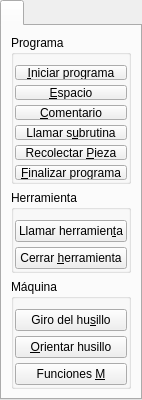
      <widget class="QTabWidget" name="tabWidget_principal">
       <property name="sizePolicy">
        <sizepolicy hsizetype="Preferred" vsizetype="Minimum">
         <horstretch>0</horstretch>
         <verstretch>0</verstretch>
        </sizepolicy>
       </property>
       <property name="styleSheet">
        <string notr="true"/>
       </property>
       <property name="currentIndex">
        <number>0</number>
       </property>
       <widget class="QWidget" name="tabWidget_principal_functions">
        <attribute name="title">
         <string/>
        </attribute>
        <layout class="QGridLayout" name="gridLayout_4">
         <item row="2" column="0">
          <widget class="QGroupBox" name="groupBox_machine">
           <property name="sizePolicy">
            <sizepolicy hsizetype="Minimum" vsizetype="Minimum">
             <horstretch>0</horstretch>
             <verstretch>0</verstretch>
            </sizepolicy>
           </property>
           <property name="styleSheet">
            <string notr="true"/>
           </property>
           <property name="title">
            <string>Máquina</string>
           </property>
           <layout class="QGridLayout" name="gridLayout_3">
            <property name="leftMargin">
             <number>1</number>
            </property>
            <property name="topMargin">
             <number>10</number>
            </property>
            <property name="rightMargin">
             <number>1</number>
            </property>
            <property name="bottomMargin">
             <number>1</number>
            </property>
            <property name="horizontalSpacing">
             <number>3</number>
            </property>
            <property name="verticalSpacing">
             <number>5</number>
            </property>
            <item row="2" column="0">
             <widget class="QPushButton" name="btn_spindle_index">
              <property name="sizePolicy">
               <sizepolicy hsizetype="Fixed" vsizetype="Fixed">
                <horstretch>0</horstretch>
                <verstretch>0</verstretch>
               </sizepolicy>
              </property>
              <property name="minimumSize">
               <size>
                <width>28</width>
                <height>0</height>
               </size>
              </property>
              <property name="maximumSize">
               <size>
                <width>120</width>
                <height>16777215</height>
               </size>
              </property>
              <property name="toolTip">
               <string>Orientar el husillo a X cantidad de grados</string>
              </property>
              <property name="statusTip">
               <string>Orientar el husillo a X cantidad de grados</string>
              </property>
              <property name="text">
               <string>&amp;Orientar husillo</string>
              </property>
             </widget>
            </item>
            <item row="0" column="0">
             <widget class="QPushButton" name="btn_spindle">
              <property name="toolTip">
               <string>Indique el sentido y velocidad de giro del husillo</string>
              </property>
              <property name="statusTip">
               <string>Indique el sentido y velocidad de giro del husillo</string>
              </property>
              <property name="text">
               <string>Giro del hu&amp;sillo</string>
              </property>
             </widget>
            </item>
            <item row="3" column="0">
             <widget class="QPushButton" name="btn_misc">
              <property name="sizePolicy">
               <sizepolicy hsizetype="Fixed" vsizetype="Fixed">
                <horstretch>0</horstretch>
                <verstretch>0</verstretch>
               </sizepolicy>
              </property>
              <property name="minimumSize">
               <size>
                <width>28</width>
                <height>0</height>
               </size>
              </property>
              <property name="maximumSize">
               <size>
                <width>120</width>
                <height>16777215</height>
               </size>
              </property>
              <property name="toolTip">
               <string>Funciones misceláneas de la máquina</string>
              </property>
              <property name="statusTip">
               <string>Funciones misceláneas de la máquina</string>
              </property>
              <property name="text">
               <string>Funciones &amp;M</string>
              </property>
             </widget>
            </item>
           </layout>
          </widget>
         </item>
         <item row="1" column="0">
          <widget class="QGroupBox" name="groupBox_tool">
           <property name="sizePolicy">
            <sizepolicy hsizetype="Minimum" vsizetype="Minimum">
             <horstretch>0</horstretch>
             <verstretch>0</verstretch>
            </sizepolicy>
           </property>
           <property name="styleSheet">
            <string notr="true"/>
           </property>
           <property name="title">
            <string>Herramienta</string>
           </property>
           <layout class="QGridLayout" name="gridLayout_2">
            <property name="leftMargin">
             <number>1</number>
            </property>
            <property name="topMargin">
             <number>10</number>
            </property>
            <property name="rightMargin">
             <number>1</number>
            </property>
            <property name="bottomMargin">
             <number>1</number>
            </property>
            <property name="horizontalSpacing">
             <number>3</number>
            </property>
            <property name="verticalSpacing">
             <number>5</number>
            </property>
            <item row="2" column="0">
             <widget class="QPushButton" name="btn_tool_call">
              <property name="sizePolicy">
               <sizepolicy hsizetype="Fixed" vsizetype="Fixed">
                <horstretch>0</horstretch>
                <verstretch>0</verstretch>
               </sizepolicy>
              </property>
              <property name="minimumSize">
               <size>
                <width>28</width>
                <height>0</height>
               </size>
              </property>
              <property name="maximumSize">
               <size>
                <width>120</width>
                <height>16777215</height>
               </size>
              </property>
              <property name="toolTip">
               <string>Llama una herramienta guardada o colocada en la máquina</string>
              </property>
              <property name="statusTip">
               <string>Llama una herramienta guardada o colocada en la máquina</string>
              </property>
              <property name="text">
               <string>Llamar herramien&amp;ta</string>
              </property>
             </widget>
            </item>
            <item row="3" column="0">
             <widget class="QPushButton" name="btn_tool_close">
              <property name="sizePolicy">
               <sizepolicy hsizetype="Fixed" vsizetype="Fixed">
                <horstretch>0</horstretch>
                <verstretch>0</verstretch>
               </sizepolicy>
              </property>
              <property name="minimumSize">
               <size>
                <width>28</width>
                <height>0</height>
               </size>
              </property>
              <property name="maximumSize">
               <size>
                <width>120</width>
                <height>16777215</height>
               </size>
              </property>
              <property name="toolTip">
               <string>Finaliza el uso de una herramienta en la máquina</string>
              </property>
              <property name="statusTip">
               <string>Finaliza el uso de una herramienta en la máquina</string>
              </property>
              <property name="text">
               <string>Cerrar &amp;herramienta</string>
              </property>
             </widget>
            </item>
           </layout>
          </widget>
         </item>
         <item row="0" column="0">
          <widget class="QGroupBox" name="groupBox_program">
           <property name="sizePolicy">
            <sizepolicy hsizetype="Expanding" vsizetype="Minimum">
             <horstretch>0</horstretch>
             <verstretch>0</verstretch>
            </sizepolicy>
           </property>
           <property name="styleSheet">
            <string notr="true"/>
           </property>
           <property name="title">
            <string>Programa</string>
           </property>
           <property name="checkable">
            <bool>false</bool>
           </property>
           <layout class="QGridLayout" name="gridLayout">
            <property name="leftMargin">
             <number>1</number>
            </property>
            <property name="topMargin">
             <number>10</number>
            </property>
            <property name="rightMargin">
             <number>1</number>
            </property>
            <property name="bottomMargin">
             <number>1</number>
            </property>
            <property name="horizontalSpacing">
             <number>3</number>
            </property>
            <property name="verticalSpacing">
             <number>5</number>
            </property>
            <item row="3" column="0">
             <widget class="QPushButton" name="btn_comment">
              <property name="sizePolicy">
               <sizepolicy hsizetype="Fixed" vsizetype="Fixed">
                <horstretch>0</horstretch>
                <verstretch>0</verstretch>
               </sizepolicy>
              </property>
              <property name="minimumSize">
               <size>
                <width>28</width>
                <height>0</height>
               </size>
              </property>
              <property name="maximumSize">
               <size>
                <width>120</width>
                <height>16777215</height>
               </size>
              </property>
              <property name="toolTip">
               <string>Agrega comentarios para facilitar la comprensión del programa</string>
              </property>
              <property name="statusTip">
               <string>Agrega comentarios para facilitar la comprensión del programa</string>
              </property>
              <property name="text">
               <string>&amp;Comentario</string>
              </property>
             </widget>
            </item>
            <item row="0" column="0">
             <widget class="QPushButton" name="btn_header">
              <property name="sizePolicy">
               <sizepolicy hsizetype="Fixed" vsizetype="Fixed">
                <horstretch>0</horstretch>
                <verstretch>0</verstretch>
               </sizepolicy>
              </property>
              <property name="minimumSize">
               <size>
                <width>28</width>
                <height>0</height>
               </size>
              </property>
              <property name="maximumSize">
               <size>
                <width>120</width>
                <height>16777215</height>
               </size>
              </property>
              <property name="toolTip">
               <string>Agrega el encabezado del programa</string>
              </property>
              <property name="statusTip">
               <string>Agrega el encabezado del programa</string>
              </property>
              <property name="text">
               <string>&amp;Iniciar programa</string>
              </property>
              <property name="flat">
               <bool>false</bool>
              </property>
             </widget>
            </item>
            <item row="5" column="0">
             <widget class="QPushButton" name="btn_subrutine">
              <property name="toolTip">
               <string>Llama la subrutina dentro del programa principal</string>
              </property>
              <property name="statusTip">
               <string>Llama la subrutina dentro del programa principal</string>
              </property>
              <property name="text">
               <string>Llamar s&amp;ubrutina</string>
              </property>
             </widget>
            </item>
            <item row="7" column="0">
             <widget class="QPushButton" name="btn_end">
              <property name="sizePolicy">
               <sizepolicy hsizetype="Fixed" vsizetype="Fixed">
                <horstretch>0</horstretch>
                <verstretch>0</verstretch>
               </sizepolicy>
              </property>
              <property name="minimumSize">
               <size>
                <width>28</width>
                <height>0</height>
               </size>
              </property>
              <property name="maximumSize">
               <size>
                <width>120</width>
                <height>16777215</height>
               </size>
              </property>
              <property name="toolTip">
               <string>Agrega los comandos de finalización del programa</string>
              </property>
              <property name="statusTip">
               <string>Agrega los comandos de finalización del programa</string>
              </property>
              <property name="text">
               <string>&amp;Finalizar programa</string>
              </property>
             </widget>
            </item>
            <item row="1" column="0">
             <widget class="QPushButton" name="btn_free">
              <property name="minimumSize">
               <size>
                <width>28</width>
                <height>0</height>
               </size>
              </property>
              <property name="maximumSize">
               <size>
                <width>120</width>
                <height>16777215</height>
               </size>
              </property>
              <property name="toolTip">
               <string>Agrega un espacio en blanco en el programa</string>
              </property>
              <property name="statusTip">
               <string>Agrega un espacio en blanco en el programa</string>
              </property>
              <property name="text">
               <string>&amp;Espacio</string>
              </property>
             </widget>
            </item>
            <item row="6" column="0">
             <widget class="QPushButton" name="btn_collect">
              <property name="sizePolicy">
               <sizepolicy hsizetype="Fixed" vsizetype="Fixed">
                <horstretch>0</horstretch>
                <verstretch>0</verstretch>
               </sizepolicy>
              </property>
              <property name="minimumSize">
               <size>
                <width>28</width>
                <height>0</height>
               </size>
              </property>
              <property name="maximumSize">
               <size>
                <width>120</width>
                <height>16777215</height>
               </size>
              </property>
              <property name="toolTip">
               <string>Activar el proceso de recolección de la pieza</string>
              </property>
              <property name="statusTip">
               <string>Activar el proceso de recolección de la pieza</string>
              </property>
              <property name="text">
               <string>Recolectar &amp;Pieza</string>
              </property>
             </widget>
            </item>
           </layout>
          </widget>
         </item>
        </layout>
       </widget>
      </widget>
